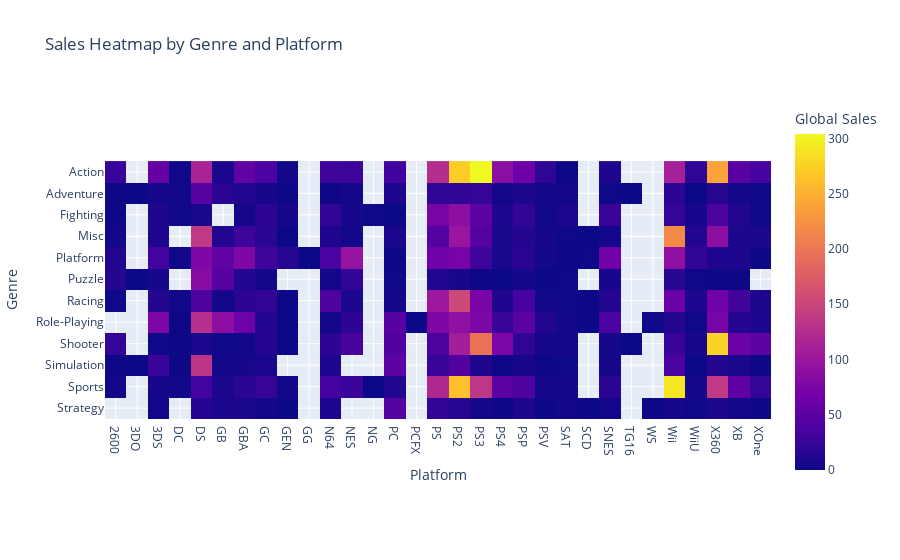

Here is the notebook cell this chart was saved with:
### Code cell
# Customize hover information: showing game names for each genre/platform combination
fig.update_traces(hoverinfo="x+y+text", hovertext=df_merged['Name'])
fig.show()

### Figure 1 — Plotly figure (JSON) as saved in the notebook; plotly's stock layout.template omitted (floating-point values rounded to 4 significant figures; data arrays with more than 128 entries replaced by an {"elided": "..."} marker saying what was removed)
{"data": [{"coloraxis": "coloraxis", "hoverinfo": "x+y+text", "hovertemplate": "Platform: %{x}<br>Genre: %{y}<br>Global Sales: %{z}<extra></extra>", "hovertext": {"elided": "293 str values"}, "name": "0", "type": "heatmap", "x": ["2600", "3DO", "3DS", "DC", "DS", "GB", "GBA", "GC", "GEN", "GG", "N64", "NES", "NG", "PC", "PCFX", "PS", "PS2", "PS3", "PS4", "PSP", "PSV", "SAT", "SCD", "SNES", "TG16", "WS", "Wii", "WiiU", "X360", "XB", "XOne"], "xaxis": "x", "y": ["Action", "Adventure", "Fighting", "Misc", "Platform", "Puzzle", "Racing", "Role-Playing", "Shooter", "Simulation", "Sports", "Strategy"], "yaxis": "y", "z": {"elided": "12x31 float values"}}], "layout": {"coloraxis": {"colorbar": {"title": {"text": "Global Sales"}}, "colorscale": [[0, "#0d0887"], [0.1111, "#46039f"], [0.2222, "#7201a8"], [0.3333, "#9c179e"], [0.4444, "#bd3786"], [0.5556, "#d8576b"], [0.6667, "#ed7953"], [0.7778, "#fb9f3a"], [0.8889, "#fdca26"], [1, "#f0f921"]]}, "title": {"text": "Sales Heatmap by Genre and Platform"}, "xaxis": {"anchor": "y", "constrain": "domain", "domain": [0, 1], "scaleanchor": "y", "title": {"text": "Platform"}}, "yaxis": {"anchor": "x", "autorange": "reversed", "constrain": "domain", "domain": [0, 1], "title": {"text": "Genre"}}}}
